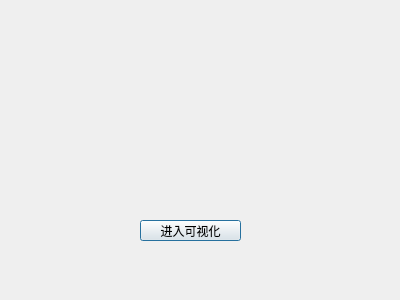
<?xml version="1.0" encoding="UTF-8"?>
<ui version="4.0">
 <class>StartUpDialog</class>
 <widget class="QDialog" name="StartUpDialog">
  <property name="geometry">
   <rect>
    <x>0</x>
    <y>0</y>
    <width>400</width>
    <height>300</height>
   </rect>
  </property>
  <property name="windowTitle">
   <string>Dialog</string>
  </property>
  <widget class="QPushButton" name="startUpPushButton">
   <property name="geometry">
    <rect>
     <x>140</x>
     <y>220</y>
     <width>101</width>
     <height>21</height>
    </rect>
   </property>
   <property name="text">
    <string>进入可视化</string>
   </property>
  </widget>
 </widget>
 <resources/>
 <connections/>
</ui>
